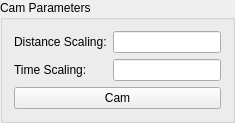
    <widget class="QGroupBox" name="groupBox_4">
     <property name="sizePolicy">
      <sizepolicy hsizetype="Expanding" vsizetype="Maximum">
       <horstretch>0</horstretch>
       <verstretch>0</verstretch>
      </sizepolicy>
     </property>
     <property name="title">
      <string>Cam Parameters</string>
     </property>
     <layout class="QGridLayout" name="gridLayout_5">
      <item row="0" column="0">
       <layout class="QGridLayout" name="gridLayout_7">
        <item row="0" column="0">
         <widget class="QLabel" name="label_9">
          <property name="sizePolicy">
           <sizepolicy hsizetype="Fixed" vsizetype="Preferred">
            <horstretch>0</horstretch>
            <verstretch>0</verstretch>
           </sizepolicy>
          </property>
          <property name="text">
           <string>Distance Scaling:</string>
          </property>
         </widget>
        </item>
        <item row="0" column="1">
         <widget class="PyDMLineEdit" name="le_CamDScaling">
          <property name="sizePolicy">
           <sizepolicy hsizetype="Minimum" vsizetype="Fixed">
            <horstretch>0</horstretch>
            <verstretch>0</verstretch>
           </sizepolicy>
          </property>
          <property name="toolTip">
           <string/>
          </property>
          <property name="precision" stdset="0">
           <number>0</number>
          </property>
          <property name="precisionFromPV" stdset="0">
           <bool>true</bool>
          </property>
          <property name="channel" stdset="0">
           <string>ca://und:CamDScaling</string>
          </property>
          <property name="displayFormat" stdset="0">
           <enum>PyDMLineEdit::Default</enum>
          </property>
         </widget>
        </item>
        <item row="1" column="0">
         <widget class="QLabel" name="label_10">
          <property name="sizePolicy">
           <sizepolicy hsizetype="Fixed" vsizetype="Preferred">
            <horstretch>0</horstretch>
            <verstretch>0</verstretch>
           </sizepolicy>
          </property>
          <property name="text">
           <string>Time Scaling:</string>
          </property>
         </widget>
        </item>
        <item row="1" column="1">
         <widget class="PyDMLineEdit" name="le_CamTScaling">
          <property name="sizePolicy">
           <sizepolicy hsizetype="Minimum" vsizetype="Fixed">
            <horstretch>0</horstretch>
            <verstretch>0</verstretch>
           </sizepolicy>
          </property>
          <property name="toolTip">
           <string/>
          </property>
          <property name="precision" stdset="0">
           <number>0</number>
          </property>
          <property name="precisionFromPV" stdset="0">
           <bool>true</bool>
          </property>
          <property name="channel" stdset="0">
           <string>ca://und:CamTScaling</string>
          </property>
          <property name="displayFormat" stdset="0">
           <enum>PyDMLineEdit::Default</enum>
          </property>
         </widget>
        </item>
       </layout>
      </item>
      <item row="1" column="0">
       <widget class="PyDMPushButton" name="pbt_Cam">
        <property name="toolTip">
         <string/>
        </property>
        <property name="text">
         <string>Cam</string>
        </property>
        <property name="checkable">
         <bool>false</bool>
        </property>
        <property name="rules" stdset="0">
         <string>[{&quot;name&quot;: &quot;Enable&quot;, &quot;property&quot;: &quot;Enable&quot;, &quot;expression&quot;: &quot;ch[0]&quot;, &quot;channels&quot;: [{&quot;channel&quot;: &quot;ca://und:AxisA:DriveEnableStatus&quot;, &quot;trigger&quot;: true}]}]</string>
        </property>
        <property name="channel" stdset="0">
         <string>ca://und:EnCam</string>
        </property>
        <property name="pressValue" stdset="0">
         <string>1</string>
        </property>
       </widget>
      </item>
     </layout>
    </widget>
